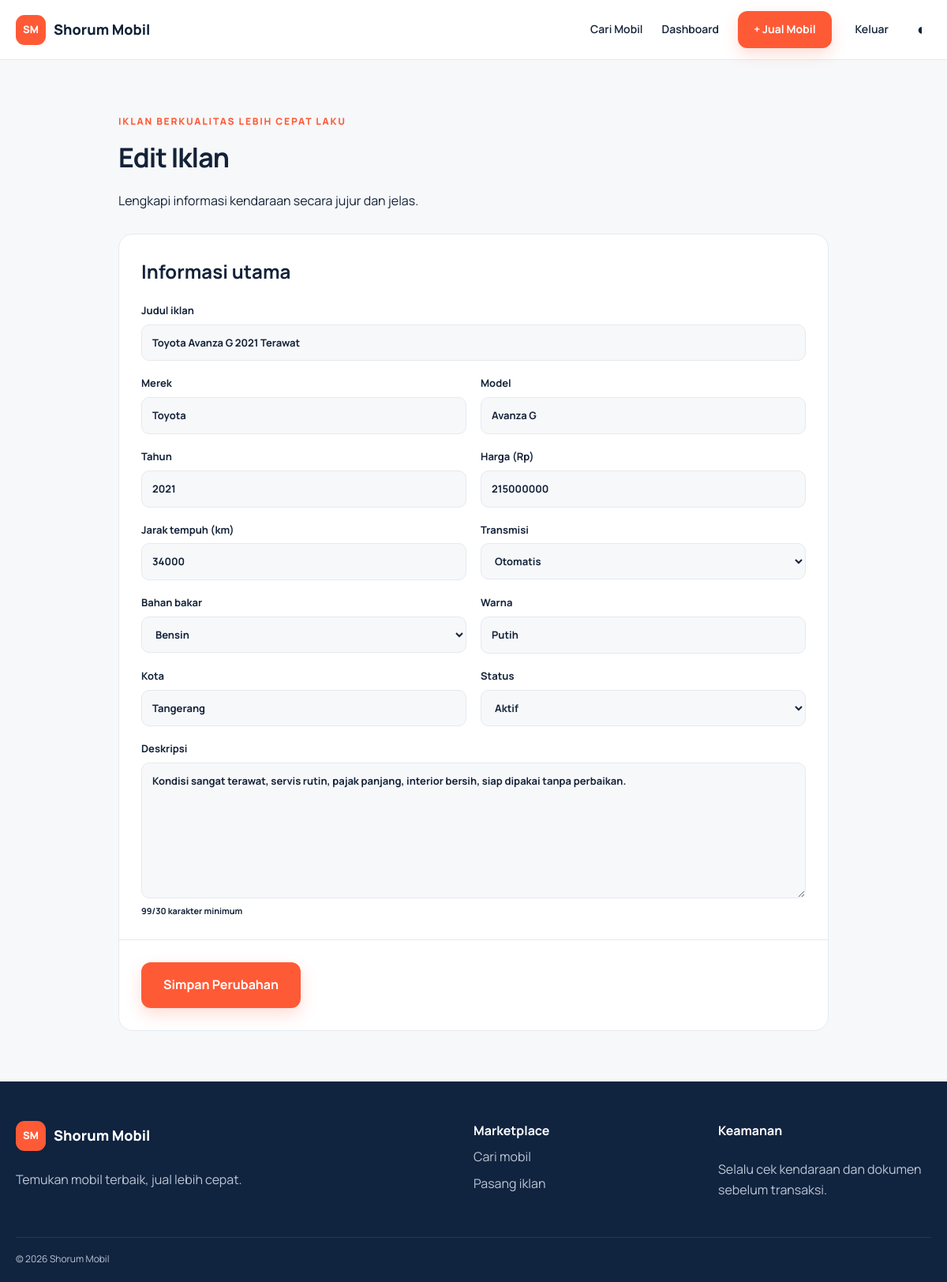
Screenshot of /mobil/1/edit (signed in) with the database file from the repository.
### tables this page shows
CREATE TABLE cars (id BIGINT UNSIGNED AUTO_INCREMENT PRIMARY KEY,user_id BIGINT UNSIGNED NOT NULL,title VARCHAR(180) NOT NULL,brand VARCHAR(80) NOT NULL,model VARCHAR(80) NOT NULL,year SMALLINT UNSIGNED NOT NULL,price BIGINT UNSIGNED NOT NULL,mileage INT UNSIGNED NOT NULL DEFAULT 0,transmission ENUM('Manual','Otomatis') NOT NULL,fuel ENUM('Bensin','Diesel','Hybrid','Listrik') NOT NULL,color VARCHAR(50) NOT NULL,city VARCHAR(100) NOT NULL,description TEXT NOT NULL,status ENUM('active','sold') NOT NULL DEFAULT 'active',created_at DATETIME NOT NULL,updated_at DATETIME NOT NULL,CONSTRAINT fk_cars_user FOREIGN KEY(user_id) REFERENCES users(id) ON DELETE CASCADE,INDEX idx_cars_search(status,brand,price,year),INDEX idx_cars_user(user_id));

### app/Core/Controller.php (called while the page is built)
<?php namespace App\Core;
abstract class Controller{protected function view(string $view,array $data=[]):void{extract($data);$content=dirname(__DIR__).'/Views/'.$view.'.php';require dirname(__DIR__).'/Views/layouts/app.php';}protected function auth():array{if(!auth()){flash('error','Silakan masuk terlebih dahulu.');redirect('/login');}return auth();}protected function validateCsrf():void{Csrf::verify($_POST['_token']??null);}}

### app/Controllers/CarController.php (called while the page is built)
<?php namespace App\Controllers; use App\Core\Controller; use App\Models\Car;
final class CarController extends Controller{public function index():void{$this->view('cars/index',['cars'=>Car::search($_GET),'filters'=>$_GET]);}public function show(string $id):void{$car=Car::find((int)$id);if(!$car){http_response_code(404);$this->view('errors/404');return;}$fav=auth()?Car::isFavorite((int)$id,(int)auth()['id']):false;$this->view('cars/show',compact('car','fav'));}public function create():void{$this->auth();$this->view('cars/form',['car'=>null]);}private function data():array{return['title'=>trim($_POST['title']??''),'brand'=>trim($_POST['brand']??''),'model'=>trim($_POST['model']??''),'year'=>(int)($_POST['year']??0),'price'=>(int)($_POST['price']??0),'mileage'=>(int)($_POST['mileage']??0),'transmission'=>$_POST['transmission']??'','fuel'=>$_POST['fuel']??'','color'=>trim($_POST['color']??''),'city'=>trim($_POST['city']??''),'description'=>trim($_POST['description']??''),'status'=>in_array($_POST['status']??'active',['active','sold'])?$_POST['status']:'active'];}private function valid(array $d):bool{return strlen($d['title'])>=8&&$d['year']>=1950&&$d['year']<=((int)date('Y')+1)&&$d['price']>0&&in_array($d['transmission'],['Manual','Otomatis'])&&in_array($d['fuel'],['Bensin','Diesel','Hybrid','Listrik'])&&strlen($d['description'])>=30;}private function uploads():array{$out=[];$files=$_FILES['images']??null;if(!$files)return$out;$finfo=new \finfo(FILEINFO_MIME_TYPE);for($i=0;$i<min(count($files['name']),5);$i++){if($files['error'][$i]===UPLOAD_ERR_NO_FILE)continue;if($files['error'][$i]!==UPLOAD_ERR_OK||$files['size'][$i]>2097152)continue;$mime=$finfo->file($files['tmp_name'][$i]);$ext=['image/jpeg'=>'jpg','image/png'=>'png','image/webp'=>'webp'][$mime]??null;if(!$ext)continue;$name=bin2hex(random_bytes(16)).'.'.$ext;if(move_uploaded_file($files['tmp_name'][$i],dirname(__DIR__,2).'/public/uploads/'.$name))$out[]='uploads/'.$name;}return$out;}public function store():void{$u=$this->auth();$this->validateCsrf();$d=$this->data();if(!$this->valid($d)){flash('error','Data iklan belum valid. Isi semua kolom dan deskripsi minimal 30 karakter.');redirect('/mobil/tambah');}$images=$this->uploads();if(!$images){flash('error','Unggah minimal satu foto JPG, PNG, atau WebP maksimal 2 MB.');redirect('/mobil/tambah');}$d['user_id']=$u['id'];$id=Car::create($d,$images);flash('success','Iklan berhasil diterbitkan.');redirect('/mobil/'.$id);}public function edit(string $id):void{$u=$this->auth();$car=Car::find((int)$id);if(!$car||(int)$car['user_id']!==(int)$u['id']){http_response_code(403);exit('Akses ditolak');}$this->view('cars/form',compact('car'));}public function update(string $id):void{$u=$this->auth();$this->validateCsrf();$d=$this->data();if(!$this->valid($d)){flash('error','Data iklan belum valid.');redirect('/mobil/'.$id.'/edit');}Car::update((int)$id,(int)$u['id'],$d);flash('success','Iklan berhasil diperbarui.');redirect('/mobil/'.$id);}public function destroy(string $id):void{$u=$this->auth();$this->validateCsrf();Car::delete((int)$id,(int)$u['id']);flash('success','Iklan dihapus.');redirect('/dashboard');}public function favorite(string $id):void{$u=$this->auth();$this->validateCsrf();Car::toggleFavorite((int)$id,(int)$u['id']);redirect('/mobil/'.$id);}}

### public/index.php (called while the page is built, shortened)
<?php
require dirname(__DIR__).'/app/Core/helpers.php';
spl_autoload_register(function(string $class){$prefix='App\\';if(str_starts_with($class,$prefix)){require dirname(__DIR__).'/app/'.str_replace('\\','/',substr($class,strlen($prefix))).'.php';}});
$router=new Router();
$router->get('/',[HomeController::class,'index']);
$router->get('/login',[AuthController::class,'showLogin']); $router->post('/login',[AuthController::class,'login']);
$router->get('/register',[AuthController::class,'showRegister']); $router->post('/register',[AuthController::class,'register']);
$router->post('/logout',[AuthController::class,'logout']);
$router->get('/mobil',[CarController::class,'index']); $router->get('/mobil/tambah',[CarController::class,'create']); $router->post('/mobil/tambah',[CarController::class,'store']);
$router->get('/mobil/{id}',[CarController::class,'show']); $router->get('/mobil/{id}/edit',[CarController::class,'edit']); $router->post('/mobil/{id}/edit',[CarController::class,'update']);
$router->post('/mobil/{id}/hapus',[CarController::class,'destroy']); $router->post('/mobil/{id}/favorit',[CarController::class,'favorite']);
$router->get('/dashboard',[DashboardController::class,'index']);
$router->dispatch($_SERVER['REQUEST_METHOD'],parse_url($_SERVER['REQUEST_URI'],PHP_URL_PATH));

### app/Core/helpers.php (called while the page is built, shortened)
<?php
function env(string $key,mixed $default=null):mixed{return $_ENV[$key]??getenv($key)?:$default;}
function config(string $name):array{static $c=[];return $c[$name]??=$c[$name]=require dirname(__DIR__,2)."/config/$name.php";}
function e(?string $v):string{return htmlspecialchars($v??'',ENT_QUOTES,'UTF-8');}

### config/database.php (called while the page is built)
<?php
return ['host'=>env('DB_HOST','127.0.0.1'),'port'=>env('DB_PORT','3306'),'dbname'=>env('DB_NAME','shorum_mobil'),'user'=>env('DB_USER','root'),'pass'=>env('DB_PASS','')];

### app/Core/Database.php (called while the page is built, shortened)
<?php namespace App\Core;
final class Database{private static ?PDO $pdo=null;public static function connection():PDO{if(!self::$pdo){$c=config('database');self::$pdo=new PDO("mysql:host={$c['host']};port={$c['port']};dbname={$c['dbname']};charset=utf8mb4",$c['user'],$c['pass'],[PDO::ATTR_ERRMODE=>PDO::ERRMODE_EXCEPTION,PDO::ATTR_DEFAULT_FETCH_MODE=>PDO::FETCH_ASSOC,PDO::ATTR_EMULATE_PREPARES=>false]);}return self::$pdo;}}

### app/Models/Car.php (called while the page is built, shortened)
<?php namespace App\Models;
final class Car{
public static function find(int $id):?array{$s=Database::connection()->prepare('SELECT c.*,u.name seller,u.phone seller_phone FROM cars c JOIN users u ON u.id=c.user_id WHERE c.id=?');$s->execute([$id]);$car=$s->fetch();if(!$car)return null;$i=Database::connection()->prepare('SELECT * FROM car_images WHERE car_id=? ORDER BY is_primary DESC,id');$i->execute([$id]);$car['images']=$i->fetchAll();return$car;}
public static function isFavorite(int $car,int $user):bool{$s=Database::connection()->prepare('SELECT 1 FROM favorites WHERE car_id=? AND user_id=?');$s->execute([$car,$user]);return(bool)$s->fetchColumn();}}

### app/Views/cars/form.php (the view)
<?php $editing=(bool)$car; ?><section class="page container narrow"><div class="page-title"><div><span class="eyebrow">Iklan berkualitas lebih cepat laku</span><h1><?= $editing?'Edit Iklan':'Jual Mobilmu' ?></h1><p>Lengkapi informasi kendaraan secara jujur dan jelas.</p></div></div><form class="form-card" method="post" enctype="multipart/form-data"><?= csrf_field() ?><div class="form-section"><h2>Informasi utama</h2><div class="form-grid"><label class="full">Judul iklan<input name="title" required minlength="8" value="<?= e($car['title']??'') ?>" placeholder="Contoh: Toyota Avanza G 2021 Kondisi Istimewa"></label><label>Merek<input name="brand" required value="<?= e($car['brand']??'') ?>"></label><label>Model<input name="model" required value="<?= e($car['model']??'') ?>"></label><label>Tahun<input type="number" name="year" min="1950" max="<?= date('Y')+1 ?>" required value="<?= e((string)($car['year']??'')) ?>"></label><label>Harga (Rp)<input type="number" name="price" min="1" required value="<?= e((string)($car['price']??'')) ?>"></label><label>Jarak tempuh (km)<input type="number" name="mileage" min="0" required value="<?= e((string)($car['mileage']??'')) ?>"></label><label>Transmisi<select name="transmission" required><option>Manual</option><option <?= ($car['transmission']??'')==='Otomatis'?'selected':'' ?>>Otomatis</option></select></label><label>Bahan bakar<select name="fuel" required><?php foreach(['Bensin','Diesel','Hybrid','Listrik'] as $v): ?><option <?= ($car['fuel']??'')===$v?'selected':'' ?>><?= $v ?></option><?php endforeach; ?></select></label><label>Warna<input name="color" required value="<?= e($car['color']??'') ?>"></label><label>Kota<input name="city" required value="<?= e($car['city']??'') ?>"></label><?php if($editing): ?><label>Status<select name="status"><option value="active">Aktif</option><option value="sold" <?= $car['status']==='sold'?'selected':'' ?>>Terjual</option></select></label><?php endif; ?><label class="full">Deskripsi<textarea name="description" rows="7" required minlength="30" placeholder="Ceritakan kondisi mesin, servis, pajak, kelengkapan, dan alasan dijual."><?= e($car['description']??'') ?></textarea><small><span id="charCount">0</span>/30 karakter minimum</small></label></div></div><?php if(!$editing): ?><div class="form-section"><h2>Foto kendaraan</h2><label class="dropzone"><input type="file" name="images[]" accept="image/jpeg,image/png,image/webp" multiple required><strong>Tarik foto ke sini atau klik untuk memilih</strong><span>Maksimal 5 foto, masing-masing 2 MB</span></label><div id="previews" class="previews"></div></div><?php endif; ?><button class="btn btn-primary btn-large"><?= $editing?'Simpan Perubahan':'Terbitkan Iklan' ?></button></form></section>

### app/Core/Router.php
<?php namespace App\Core;
final class Router{private array $routes=[];public function get(string $p,array $h):void{$this->add('GET',$p,$h);}public function post(string $p,array $h):void{$this->add('POST',$p,$h);}private function add(string $m,string $p,array $h):void{$this->routes[$m][]=[$p,$h];}public function dispatch(string $method,string $uri):void{foreach($this->routes[$method]??[] as [$path,$handler]){$regex='#^'.preg_replace('/\{[^}]+\}/','([^/]+)',$path).'$#';if(preg_match($regex,$uri,$matches)){array_shift($matches);[$class,$action]=$handler;(new $class)->$action(...$matches);return;}}http_response_code(404);$content=dirname(__DIR__).'/Views/errors/404.php';require dirname(__DIR__).'/Views/layouts/app.php';}}

### public/assets/css/app.css (style rules this page uses)
:root { --bg:#f7f8fa;--surface:#fff;--text:#132238;--muted:#687386;--primary:#ff5a36;--primary-dark:#e74422;--navy:#10233f;--line:#e5e9ef;--success:#128557;--danger:#d43636;--shadow:0 12px 36px rgba(16,35,63,.09);--radius:18px }
* { box-sizing:border-box }
html { scroll-behavior:smooth }
body { margin:0;font-family:Manrope,system-ui,sans-serif;background:var(--bg);color:var(--text);line-height:1.6 }
button,input,select,textarea { font:inherit }
.container { width:min(1180px,calc(100% - 40px));margin:auto }
.btn { border:0;border-radius:12px;padding:12px 20px;font-weight:700;display:inline-flex;justify-content:center;align-items:center;cursor:pointer;transition:.2s }
.btn-primary { background:var(--primary);color:#fff;box-shadow:0 8px 20px rgba(255,90,54,.2) }
.btn-large { padding:16px 28px }
.eyebrow { text-transform:uppercase;letter-spacing:.15em;color:var(--primary);font-size:12px;font-weight:800 }
.section,.page { padding:64px 0 }
.section h2,.page h1 { font-size:34px;letter-spacing:-.03em;margin:6px 0 }
.filters input,.filters select,.form-card input,.form-card select,.form-card textarea,.auth-card input { width:100%;background:var(--bg);color:var(--text);border:1px solid var(--line);border-radius:10px;padding:12px 13px }
.description,.detail-card,.form-card,.auth-card,.table-card { background:var(--surface);border:1px solid var(--line);border-radius:var(--radius);padding:28px;margin-top:22px }
.narrow { max-width:900px }
.form-card { padding:0;overflow:hidden }
.form-section { padding:28px;border-bottom:1px solid var(--line) }
.form-section h2 { margin-top:0 }
.form-grid { display:grid;grid-template-columns:1fr 1fr;gap:18px }
.form-grid label,.auth-card label { font-size:13px;font-weight:700;display:flex;flex-direction:column;gap:7px }
.full { grid-column:1/-1 }
.form-card>.btn { margin:28px }
.page-title { margin-bottom:28px }

### rows the page displays
cars: title "Toyota Avanza G 2021 Terawat", brand "Toyota", model "Avanza G", year "2021", price "215000000", mileage "34000", transmission "Otomatis", fuel "Bensin", color "Putih", city "Tangerang", description "Kondisi sangat terawat, servis rutin, pajak panjang, interior bersih, siap dipakai tanpa perbaikan."
